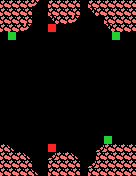

This is a level from a 2D game, rendered from its Tiled map with the project's own tilesets. A one-line summary and the complete map file follow:
An orthogonal 17x22 tile map with 8x8 px tiles, 1 tile layer (Tile Layer 1).

<map version="1.2" tiledversion="1.3.2" orientation="orthogonal" renderorder="right-down" compressionlevel="0" width="17" height="22" tilewidth="8" tileheight="8" infinite="0" nextlayerid="2" nextobjectid="1">
 <tileset firstgid="1" name="moai-tiles" tilewidth="8" tileheight="8" tilecount="256" columns="16">
  <image source="moai-tiles.png" width="128" height="128" />
 </tileset>
 <layer id="1" name="Tile Layer 1" width="17" height="22">
  <data encoding="csv">
3,3,3,3,5,1,3,3,3,3,1,3,3,3,3,3,3,
3,3,3,3,1,1,3,3,3,3,1,2,3,3,3,3,3,
3,3,3,3,1,1,2,3,3,5,1,1,1,3,3,3,3,
3,3,3,5,1,1,254,1,1,1,1,1,1,2,3,3,3,
1,256,1,1,1,1,1,1,1,1,1,1,1,1,256,1,1,
1,1,1,1,1,1,1,1,1,1,1,1,1,1,1,1,1,
1,1,1,1,1,1,1,1,1,1,1,1,1,1,1,1,1,
1,1,1,1,1,1,1,1,1,1,1,1,1,1,1,1,1,
1,1,1,1,1,1,1,1,1,1,1,1,1,1,1,1,1,
1,1,1,1,1,1,1,1,1,1,1,1,1,1,1,1,1,
1,1,1,1,1,1,1,1,1,1,1,1,1,1,1,1,1,
1,1,1,1,1,1,1,1,1,1,1,1,1,1,1,1,1,
1,1,1,1,1,1,1,1,1,1,1,1,1,1,1,1,1,
1,1,1,1,1,1,1,1,1,1,1,1,1,1,1,1,1,
1,1,1,1,1,1,1,1,1,1,1,1,1,1,1,1,1,
1,1,1,1,1,1,1,1,1,1,1,1,1,1,1,1,1,
1,1,1,1,1,1,1,1,1,1,1,1,1,1,1,1,1,
1,1,1,1,1,1,1,1,1,1,1,1,1,256,1,1,1,
3,9,1,1,1,1,254,1,1,1,1,1,6,3,3,3,3,
3,3,3,9,1,1,6,3,3,9,1,1,3,3,3,3,3,
3,3,3,3,1,1,3,3,3,3,1,6,3,3,3,3,3,
3,3,3,3,9,1,3,3,3,3,1,3,3,3,3,3,3
</data>
 </layer>
</map>
